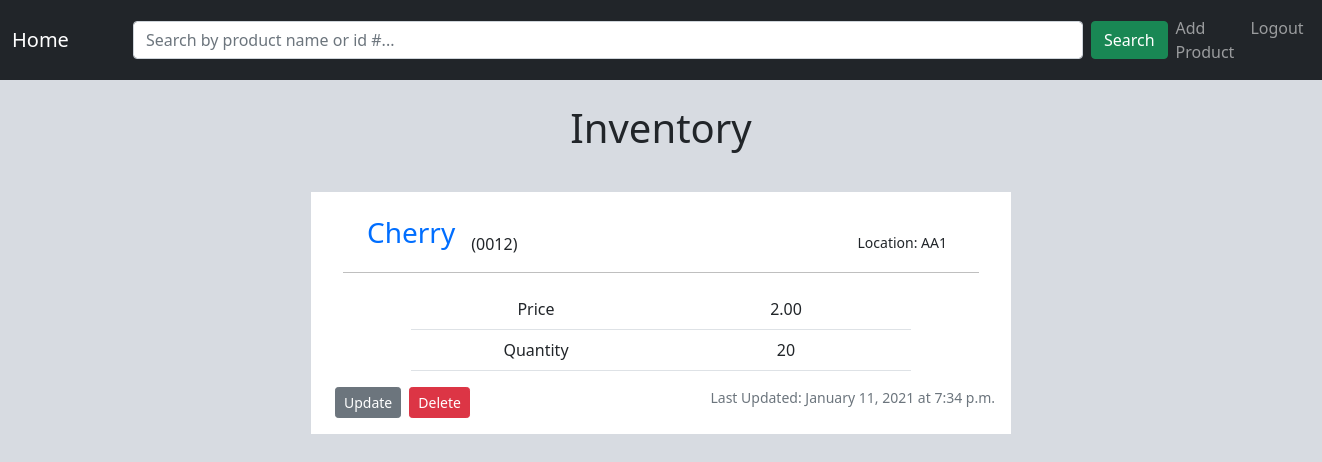
/product/15/ (signed in), run on the app's committed database.
### inventory_manager/models.py (models this page shows, shortened)
class Product(models.Model):
    name = models.CharField(max_length=20)
    code = models.CharField(max_length=10, unique=True)
    location = models.CharField(max_length=10)
    updated = models.DateTimeField(auto_now=True)
    price = models.DecimalField(max_digits=11, decimal_places=2)
    quantity = models.IntegerField()

### inventory_manager/views.py (the view)
# urls.py: path('product/<int:pk>/', ProductDetailView.as_view(), name='list-detail'),
class ProductDetailView(LoginRequiredMixin, DetailView):
    model = Product

### inventory_manager/templates/inventory_manager/product_detail.html
{% extends "inventory_manager/base.html" %}
{% block content %}
    <h1 class="text-center p-4">Inventory</h1>
        <article class="container p-3 my-3 bg-white" style="width: 700px">
            <div class="d-flex">
                <h3 class="nav-link ms-4" style="color: rgb(0, 110, 255);">{{ object.name }}</h3>
                <p class="pt-4">({{ object.code }})</p>
                <small class="pt-4 ms-auto me-5">Location: {{ object.location }}</small>
            </div>
            <hr>
            <div>
                <table class="table table-hover mx-auto text-center" style="width: 500px;">
                    <tbody>
                        <tr>
                            <td class="col-6">Price</td>
                            <td>{{ object.price }}</td>
                        </tr>
                        <tr>
                            <td>Quantity</td>
                            <td>{{ object.quantity }}</td>
                        </tr>
                    </tbody>
                </table>
            </div>
            <div class="d-flex">
                <a class="btn btn-secondary btn-sm ms-2" href="{% url 'list-update' object.id %}">Update</a>
                <a class="btn btn-danger btn-sm ms-2" href="{% url 'list-delete' object.id %}">Delete</a>
                <small class="text-muted ms-auto ">Last Updated: {{ object.updated|date:"F d, Y" }} at {{ object.updated|date:"f a" }}</small>
            </div>
        </article>
{% endblock content %}

### inventory_manager/static/inventory_manager/main.css (style rules this page uses)
body { background-color: #bfc6cf9d; }
hr { margin: 1rem; margin-top: 0rem; background: black; }

### data on the page
Product: name "Cherry", code "0012", location "AA1", price "2.00", quantity "20", updated "January 11, 2021", updated "7:34 p.m."
